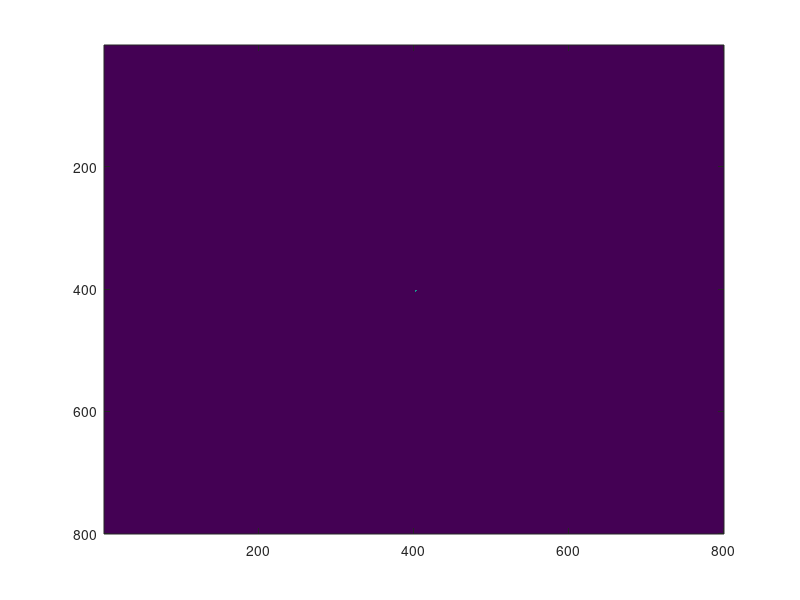

This chart was generated by the following MATLAB code: (Note: this script raises an error after producing the figure.)

close all; clear; clc;

%%%%%%%%%%%%%%%%%%%%%%%%%%%%%%%%%%%%%%%%%%%%%%%%%%%%%%%%%%%%%%%%%%%%%%%%%%%%%%

iterations=2000;
sides=800;

%%%%%%%%%%%%%%%%%%%%%%%%%%%%%%%%%%%%%%%%%%%%%%%%%%%%%%%%%%%%%%%%%%%%%%%%%%%%%%

%{
    rPentomino=zeros(5,5);

    rPentomino(2:4,3)=1;
    rPentomino(3,2)=1;
    rPentomino(2,4)=1;

    figure('Position',[120,60,1420,780],'Color','k'); hold on;
    imagesc(rPentomino); shading flat; colormap(gray);
    axis equal; axis off;
%}

%%%%%%%%%%%%%%%%%%%%%%%%%%%%%%%%%%%%%%%%%%%%%%%%%%%%%%%%%%%%%%%%%%%%%%%%%%%%%%

Main=zeros(sides,sides);

    Main(2+(sides/2):4+(sides/2),3+(sides/2))=1;
    Main(3+(sides/2),2+(sides/2))=1;
    Main(2+(sides/2),4+(sides/2))=1;

rPentomino=Main;

%%%%%%%%%%%%%%%%%%%%%%%%%%%%%%%%%%%%%%%%%%%%%%%%%%%%%%%%%%%%%%%%%%%%%%%%%%%%%%

nImages=iterations;

fig=figure('Position',[120,60,sides,sides]);

for idx=1:nImages
    
    for i=idx
        
    %%%%%%%%%%%%%%%%%%%%%%%%%%%%%%%%%%%%%%%%%%%%%%%%%% START OF IMAGE PLOTTING
        
    
        
        neighbours=conv2(Main,[1 1 1; 1 0 1; 1 1 1], 'same');
        Main=double((Main & neighbours==2) | neighbours==3);
        
        disp(i);
        
        if i==1
            sum=Main;
        else
            sum=rescale(sum);
            sum=sum+Main;
        end
        
        logsum=log(sum);
        
        [height,width]=size(logsum);
        [x,y]=meshgrid(1:width,1:height);
        cloud=[x(:),y(:),logsum(:)];
        
        cloud(cloud==-Inf)=NaN;
        cloud(any(isnan(cloud),2),:)=[];
        
%       scatter(cloud(:,1),cloud(:,2),30,cloud(:,3),'filled');
%       colormap(viridis); hold on
        
        imagesc(logsum); shading flat; colormap(inferno);
        axis equal; axis off; hold on;
        
        [Y,X]=find(rPentomino);
        scatter(X,Y,40,'c','filled');
        
        xlim([nanmin(cloud(:,1))-1,nanmax(cloud(:,1))+1]);
        ylim([nanmin(cloud(:,2))-1,nanmax(cloud(:,2))+1]);
        
        set(gcf,'Color','k');
        
        
        
        
    %%%%%%%%%%%%%%%%%%%%%%%%%%%%%%%%%%%%%%%%%%%%%%%%%%%% END OF IMAGE PLOTTING
        
    end
    
    drawnow
    
    frame=getframe(fig);
    im{idx}=frame2im(frame);
    
    clf;
    clf(fig,'reset');
end

close;

filename='ThePentominoMethuselah.gif';

for GIFidx=1:nImages
    
    [A,map]=rgb2ind(im{GIFidx},256);
    
    if GIFidx==1
        imwrite(A,map,filename,'gif','LoopCount',Inf, ...
            'DelayTime',0.09);
    else
        imwrite(A,map,filename,'gif','WriteMode','append', ...
            'DelayTime',0.09);
    end
end

%%%%%%%%%%%%%%%%%%%%%%%%%%%%%%%%%%%%%%%%%%%%%%%%%%%%%%%%%%%%%%%%%%%%%%%%%%%%%%

















